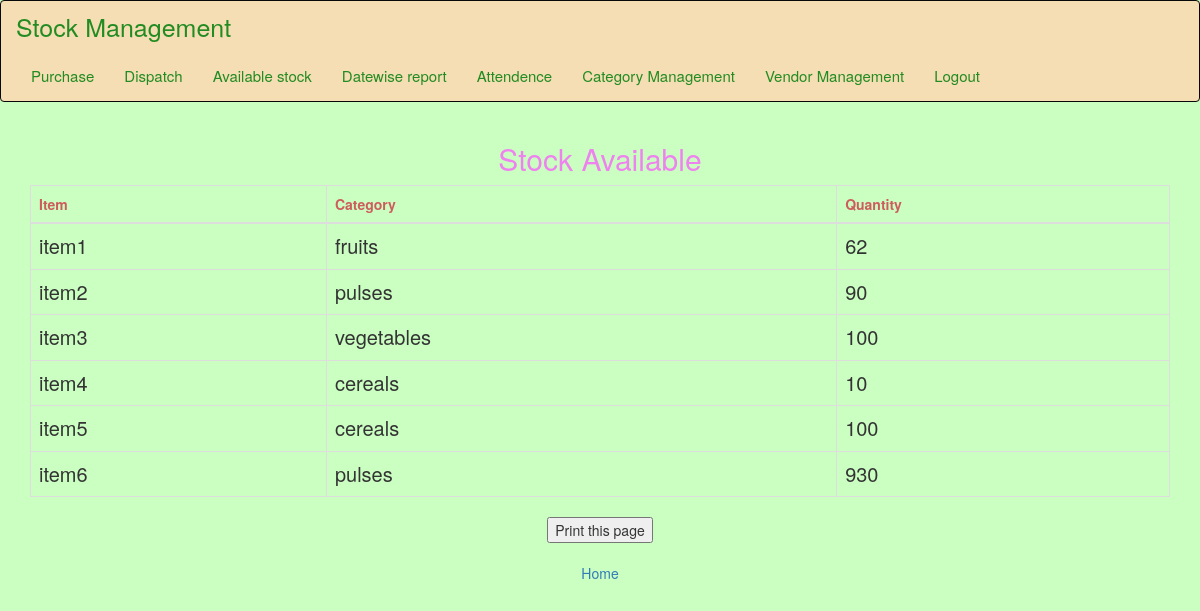
Page /available.php (signed in) on the committed database.
### tables this page shows
CREATE TABLE `current` (
  `id` int(11) NOT NULL,
  `item` varchar(200) NOT NULL,
  `category` varchar(200) NOT NULL,
  `quantity` bigint(200) NOT NULL
);

### available.php (the view, shortened to what this page needs)
<?php
$con=mysqli_connect("localhost","root","","stock");
$res=$con->query("select * from current");
?>
<!DOCTYPE html>
<html lang="en">
<head>
  <link rel="stylesheet" href="css/bootstrap.min.css">
</head>
<body>
<?php
include 'nav.php';
?>
<div class="container">
  <center><h2>Stock Available</h2></center>
  <table class="table table-bordered">
    <thead>
      <tr>
        <th>Item</th>
        <th>Category</th>
        <th>Quantity</th>
      </tr>
    </thead>
    <tbody>
	<?php
	while($row=$res->fetch_assoc())
    {
	   echo "<tr style='font-size:20px;'>";
       echo"<td>".$row['item'] ."</td>";
       echo"<td>".$row['category'] ."</td>";
       echo"<td>".$row['quantity'] ."</td>";
       echo"</tr>";
	}
    ?>
    </tbody>
  </table>
  <center>
      <button onclick="myFunction()">Print this page</button>
   <br> <br>  <a href="homepage.php">Home</a></center>
</div>
</body>
</html>

### nav.php
<nav class="navbar navbar-inverse" style="background-color:Wheat;color:indianred">
  <div class="container-fluid">
    <div class="navbar-header">
      <a class="navbar-brand" href="homepage.php" style="color:forestgreen;font-size:25px">Stock Management</a>
    </div>
    <ul class="nav navbar-nav">
      <li><a href="purchase.php" style="color:forestgreen;font-size:15px">Purchase</a></li>
      <li><a href="dispatch.php" style="color:forestgreen;font-size:15px">Dispatch</a></li>
    <li>  <a href="available.php" style="color:forestgreen;font-size:15px">Available stock</a></li>
 <li> <a href="dateselect.php" style="color:forestgreen;font-size:15px">Datewise report</a></li>
 <li> <a href="attendence.php" style="color:forestgreen;font-size:15px">Attendence</a></li>
 <li> <a href="category.php" style="color:forestgreen;font-size:15px">Category Management</a></li>
  <li><a href="vendors.php" style="color:forestgreen;font-size:15px">Vendor Management</a></li>
  <li> <a href="index.php" style="color:forestgreen;font-size:15px">Logout</a> </li>
    </ul>
  </div>
</nav>

### available.php (style rules this page uses)
body { background-color:#CBFFC2; }
th { color:indianred; }
h2 { color: violet; }

### rows in the picture
current: item "item1", category "fruits", quantity "62"
current: item "item2", category "pulses", quantity "90"
current: item "item3", category "vegetables", quantity "100"
current: item "item4", category "cereals", quantity "10"
current: item "item5", category "cereals", quantity "100"
current: item "item6", category "pulses", quantity "930"
